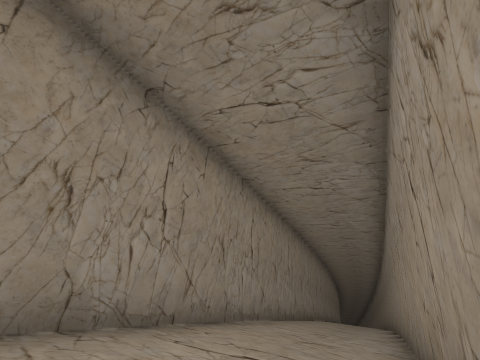
View 1 (above)

17 first-person views from a walk through a Godot game level. The camera is 1.4 m above the floor, tilts 2° down and sees 90° across. The floor is counted in squares, 2.29 m on a side. Each view is taken from the middle of a square. On the plan, view 1 faces up. The plan holds only what a view shows up to about 9 squares ahead; the rest is blank. The place goes on beyond the plan.

View 2
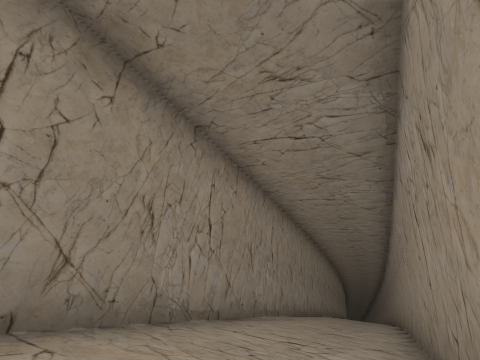

View 3
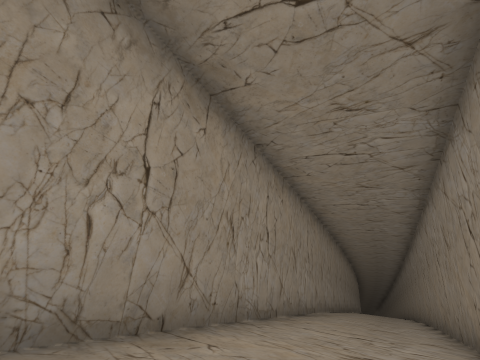

View 4
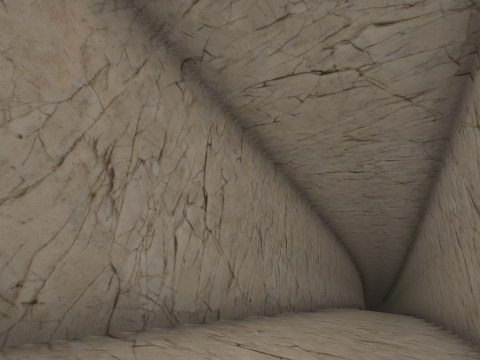

View 5
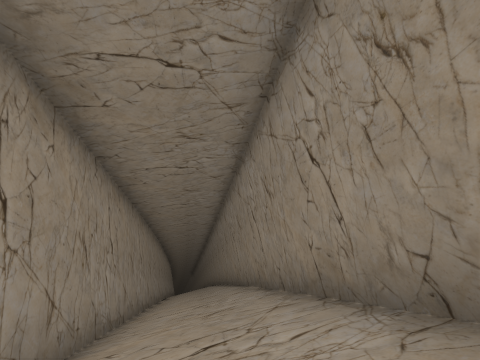

View 6
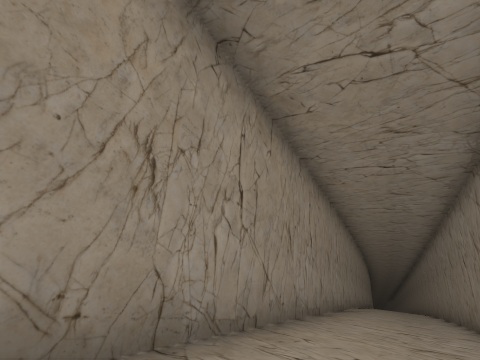

View 7
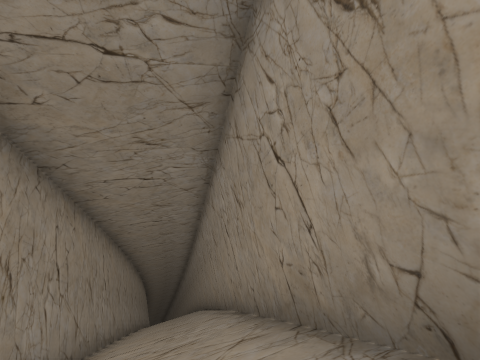

View 8
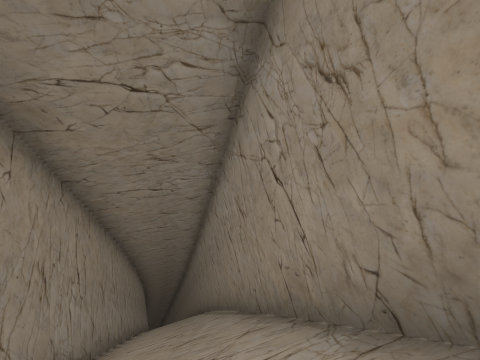

View 9
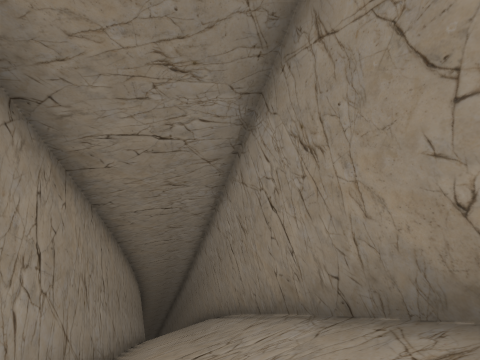

View 10
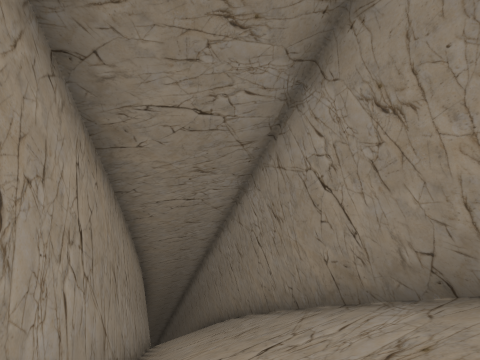

View 11
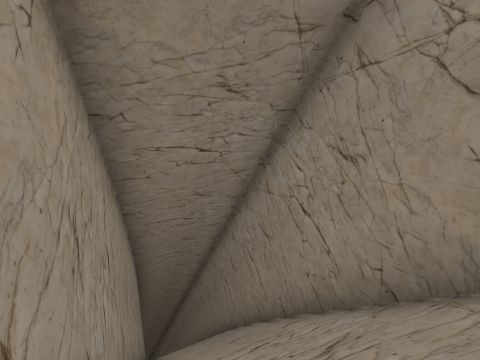

View 12
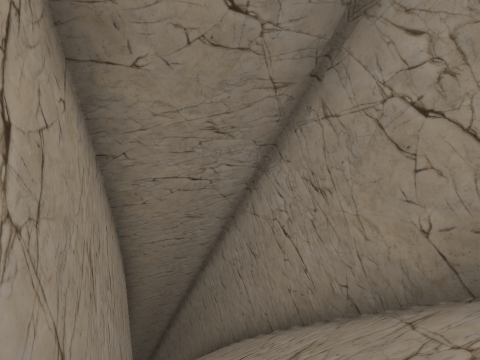

View 13
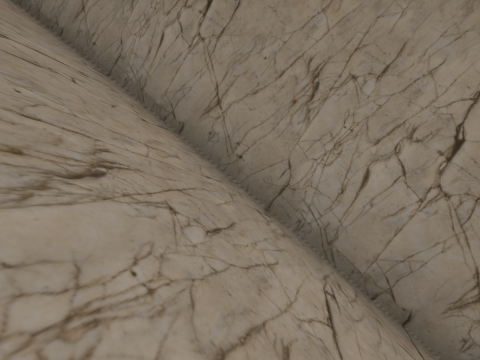

View 14
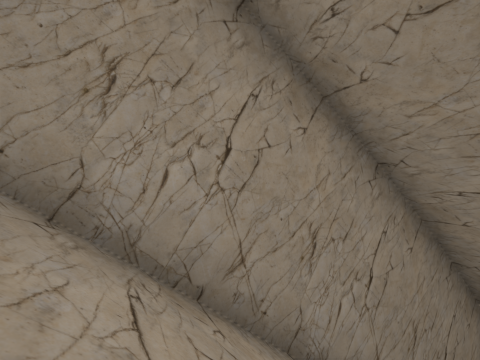

View 15
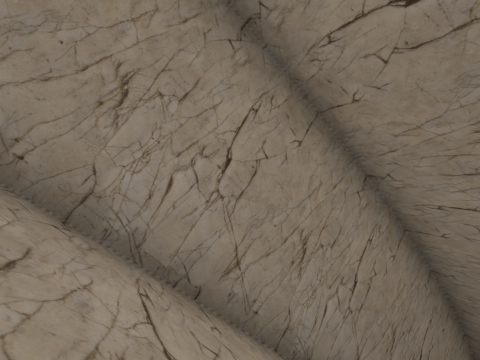

View 16
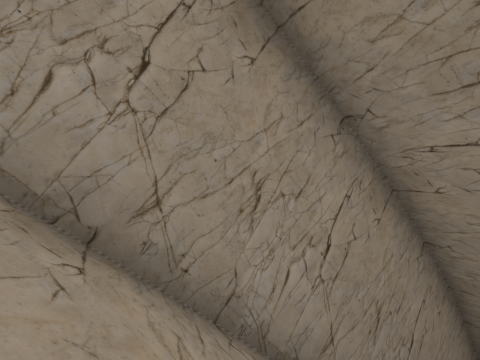

View 17
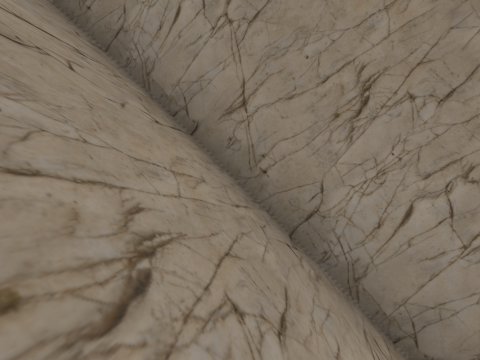

### Floor plan
Key: @ floor where view 1 was taken; # wall or solid block; / step, stairs or slope; = window, fence, low wall or low ledge; v drop or lower ground.
Columns run from 11 left of view 1 to 15 right of it. Each row starts with its distance up from view 1.
 34                          v
 33                         #v
 32                         #
 31                        ##/
 30                        #///
 29                        #//
 28                       ##/
 27                       #///#
 26                       #///#
 25                      ##//##
 24                      #///#
 23                     ##//##
 22                     #///#
 21                    ##//##
 20                    #///#
 19                   ##//##
 18                   #///#
 17                  ##//##
 16                  #///#
 15                 ##//#=
 14                 #///#
 13                ##//##
 12               ##///#
 11               #///##
 10              ##///#
  9              #///##
  8             ##//##
  7            ##///#
  6            #///##
  5           ##///#
  4           #///##
  3          ##//##
  2         ##///#
  1         #///##
  0        ##//@#
 -1       ##///##
 -2       #///##
 -3      ##///#
 -4     ##///##
 -5     #///#=
 -6    ##///#
 -7   ##///##
 -8   #///##
 -9  ##///#
-10 ##///##
-11 #///##
-12 # //#
-13  //##

Where each view was taken, in squares from view 1:
view 1: 0 up, 0 right, facing up
view 2: 3 down, 2 left, facing up
view 3: 8 down, 6 left, facing up
view 4: 11 down, 8 left, facing up
view 5: 13 down, 10 left, facing up-right
view 6: 13 down, 10 left, facing up
view 7: 3 up, 1 right, facing up-right
view 8: 5 up, 2 right, facing up-right
view 9: 9 up, 4 right, facing up-right
view 10: 12 up, 5 right, facing up-right
view 11: 16 up, 7 right, facing up-right
view 12: 20 up, 9 right, facing up-right
view 13: 24 up, 13 right, facing left
view 14: 24 up, 13 right, facing up-left
view 15: 26 up, 14 right, facing up-left
view 16: 27 up, 14 right, facing up-left
view 17: 30 up, 15 right, facing left
